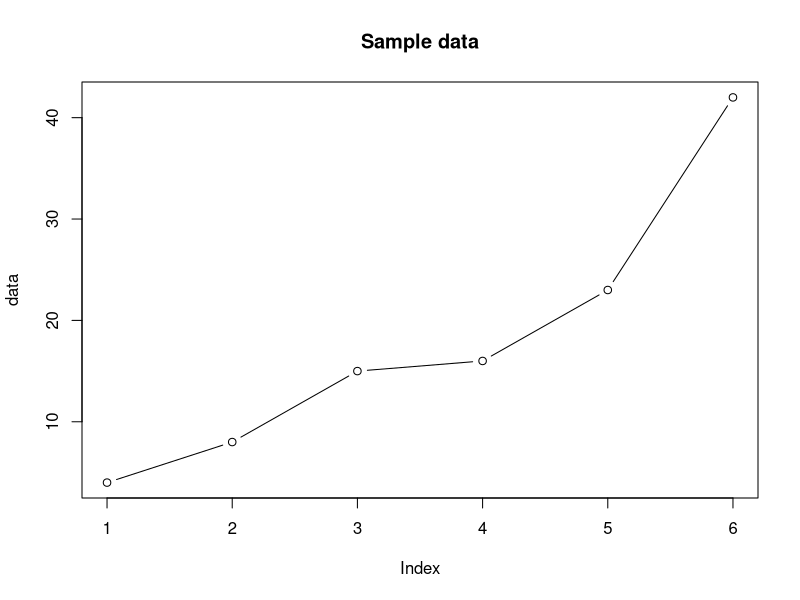
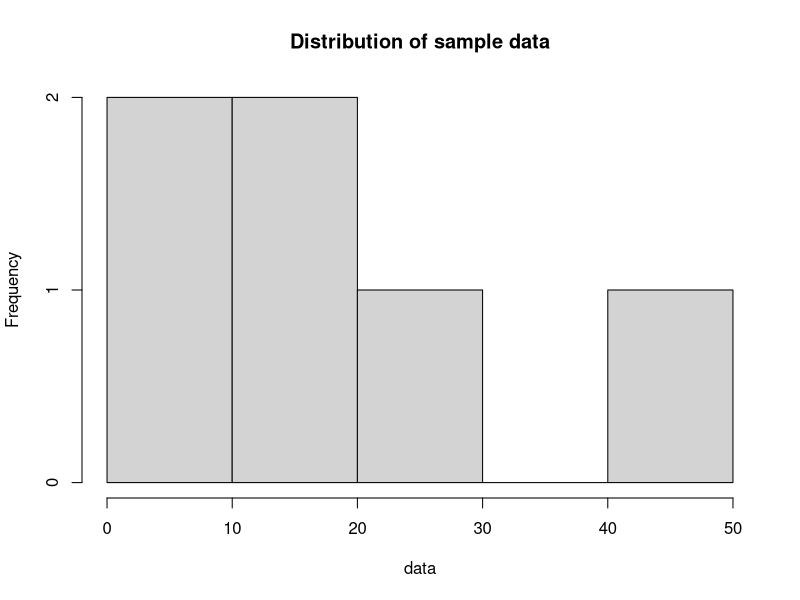

The R source for these figures, in order: (Note: this script raises an error after producing the figures.)
#' # Summarising a numeric vector
#'
#' R stores a sequence of numbers in a *vector*, built with `c()`.
#' Here are six measurements from a short experiment.

#+ setup
data <- c(4, 8, 15, 16, 23, 42)

#' `mean()` and `sd()` give the average and spread of a numeric vector
#' directly, with no loop needed.

#+ summary-stats
cat("Mean:", mean(data), "\n")
cat("SD:", round(sd(data), 2), "\n")

#' A quick plot is often more useful than the numbers alone. `plot()`
#' on a plain numeric vector plots each value against its position;
#' `type = "b"` draws both the points and the lines joining them.

#+ make-plot
plot(data, main = "Sample data", type = "b")

#' Six points alone don't say much about the overall spread. A
#' histogram buckets the values into ranges, which is often a more
#' useful picture of the distribution than the raw sequence.

#+ distribution-plot
hist(data, main = "Distribution of sample data")

#' Mixing text and numbers is a common mistake. R keeps `"5"` as text
#' (a *character* value) unless you convert it with `as.numeric()`
#' first, so arithmetic on it fails rather than guessing what you meant.

#+ standalone-crash
"5" / 2
